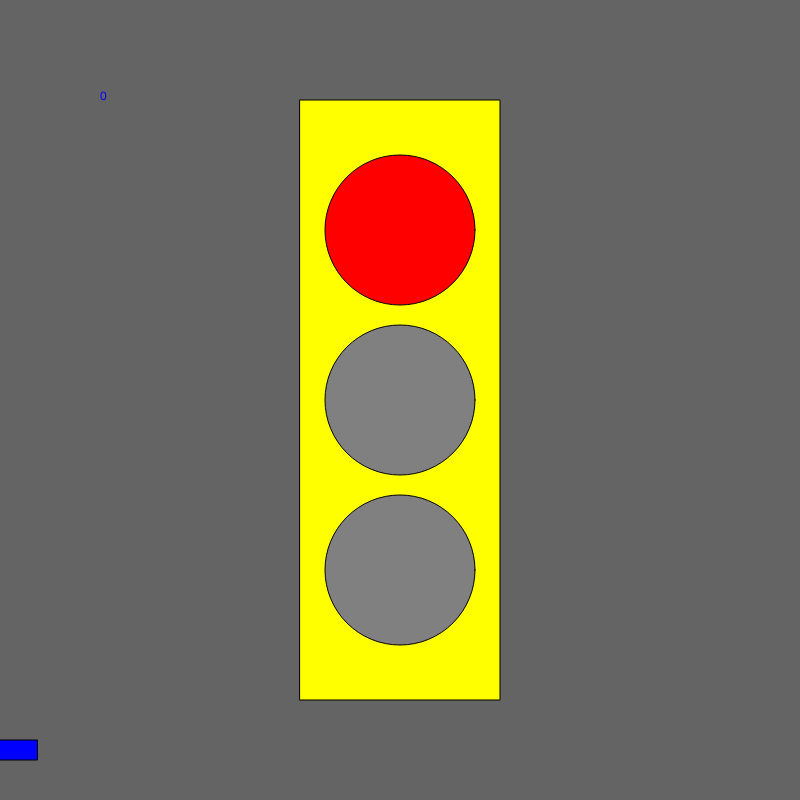
Frame 1 (no input)
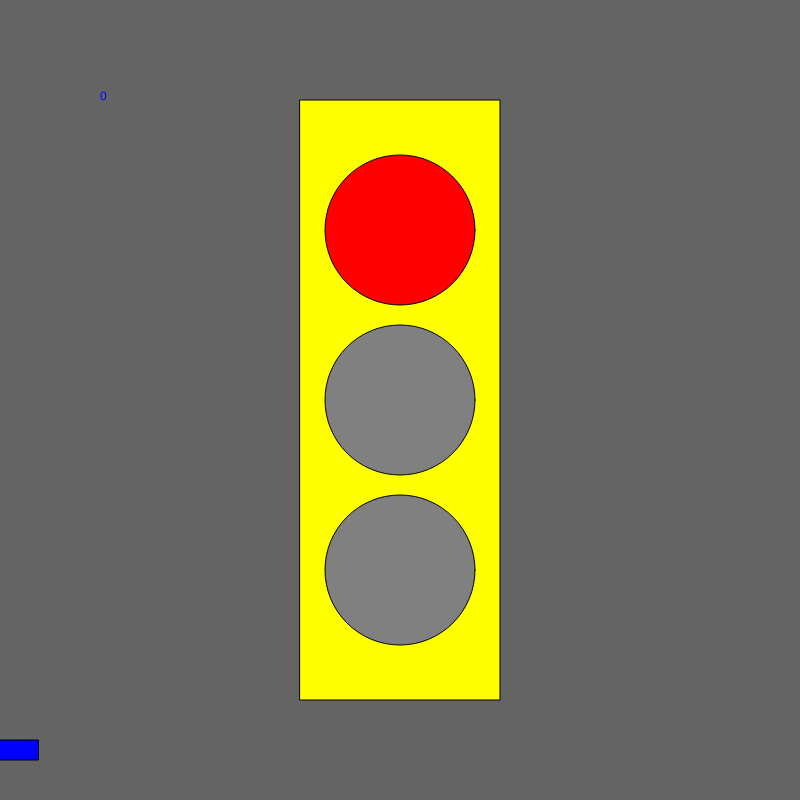
Frame 60 (no input)
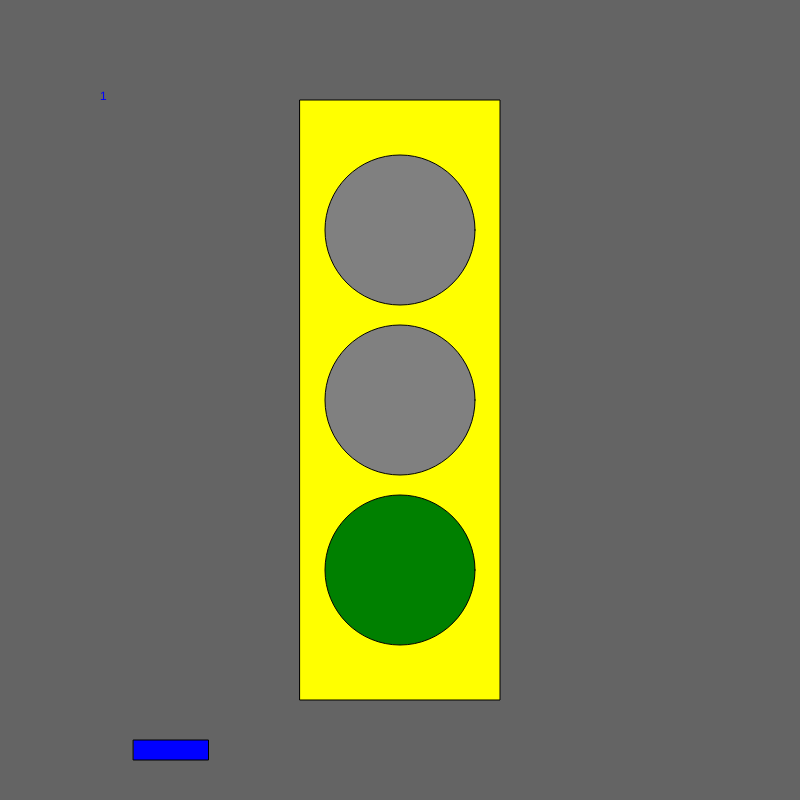
Frame 120 (the mouse pressed at the canvas centre since frame 60)

The p5.js sketch that drew these frames (run headless with seeded random() and noise() and a simulated clock; from frame 60 on, the mouse is pressed at the canvas centre):

// p5.js sketch
// ── sketch.js
let state = 0;
let timer = 0;
let x = 0;
let velocity = 1;


function setup() {
  createCanvas(800, 800);
  ellipseMode(CENTER);
  rectMode(CENTER);
}

function draw() {
  background(100);
  fill("yellow");
  rect(width / 2, height / 2, 200, 600);

  // car code
  fill('blue');
  rect(x, 750, 75, 20);
  x = x + velocity;
  if (x > width) {
    x = 0;
  }

  switch (state) {

    case 0: //red
      text("0", 100, 100);
      fill('red');
      ellipse(width / 2, height / 2 - 170, 150, 150);
      fill('grey');
      ellipse(width / 2, height / 2, 150, 150);
      ellipse(width / 2, height / 2 + 170, 150, 150);
      velocity = 0;

      break;

    case 1: //green
      text("1", 100, 100);
      fill('grey');
      ellipse(width / 2, height / 2 - 170, 150, 150);
      ellipse(width / 2, height / 2, 150, 150);
      fill('green');
      ellipse(width / 2, height / 2 + 170, 150, 150);
      velocity = 10;

      break;

    case 2: //yellow
      text("2", 100, 100);
      fill('grey');
      ellipse(width / 2, height / 2 - 170, 150, 150);
      fill('yellow');
      ellipse(width / 2, height / 2, 150, 150);
      fill('grey');
      ellipse(width / 2, height / 2 + 170, 150, 150);
      velocity = 5;

      break;
  }

  timer = timer + 1 ;
  if (timer > 100) {
    timer = 0 ;
    state++;
    if (state > 2) state = 0;
  }
}

function mouseReleased() {
  state++;
  if (state > 2) state = 0;
}
